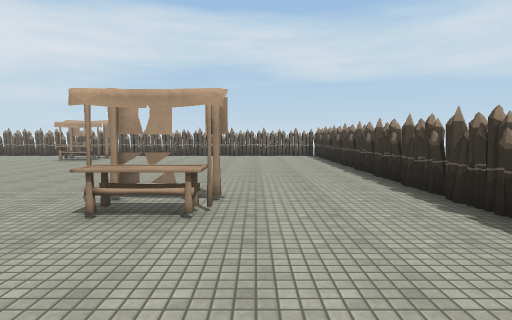
View 1 (above)

21 first-person views from a walk through a scene from a Unity 3-D project. The camera is 1.5 m above the floor, tilts 4° down and sees 75° across. The floor is counted in squares, 2 m on a side. Each view is taken from the middle of a square. On the plan, view 1 faces up. The plan holds only what a view shows up to about 11 squares ahead; the rest is blank. The place goes on beyond the plan. The player is left out. Some surface patterns are stand-ins.

View 2
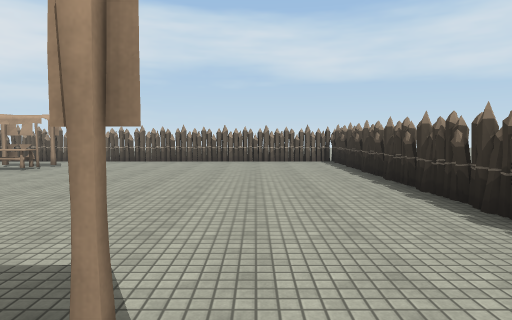

View 3
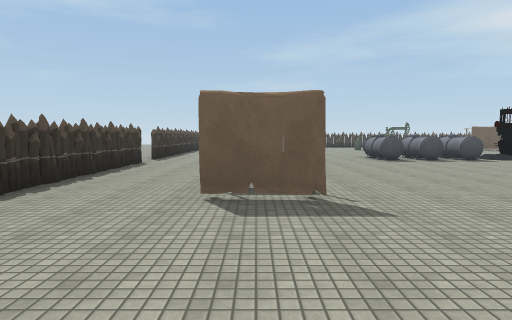

View 4
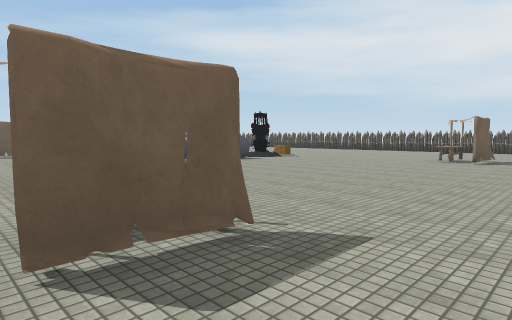

View 5
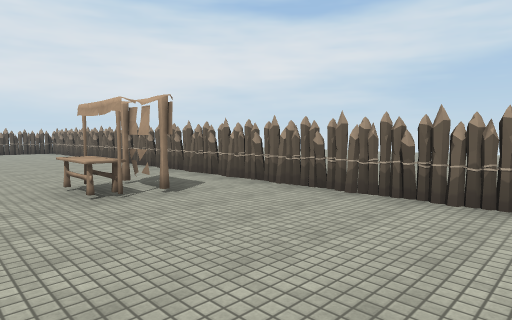

View 6
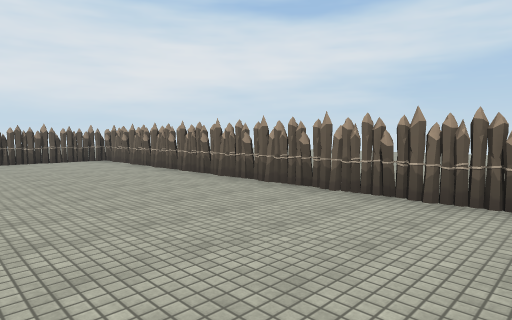

View 7
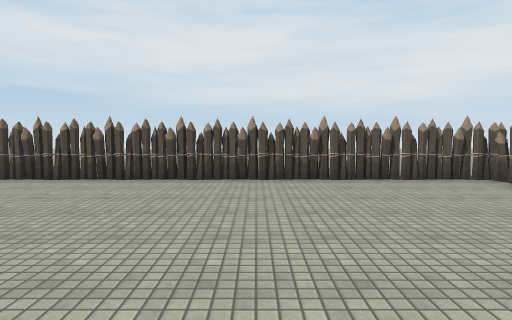

View 8
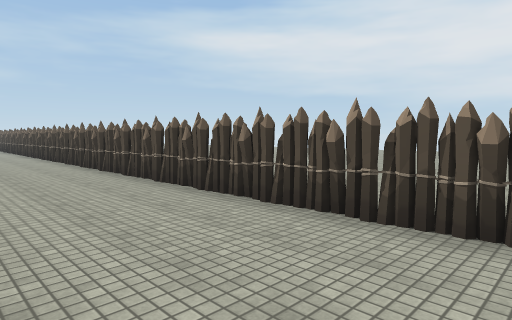

View 9
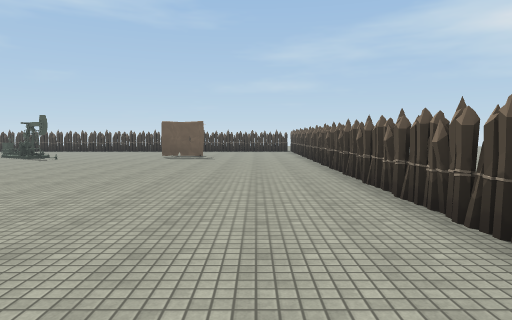

View 10
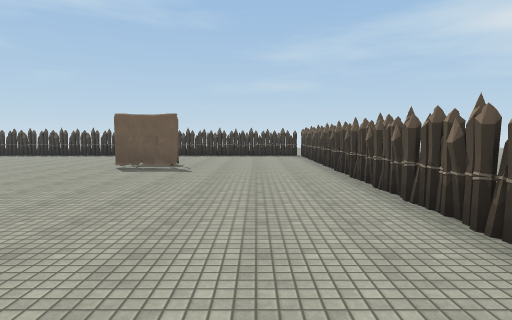

View 11
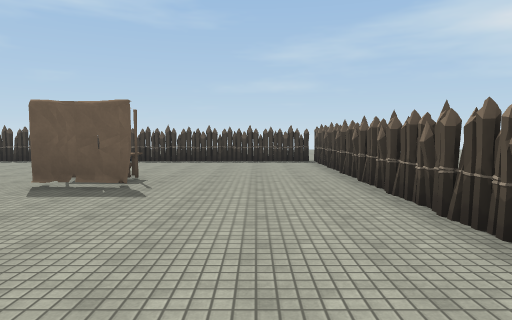

View 12
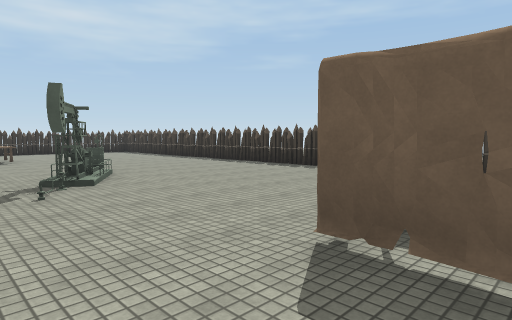

View 13
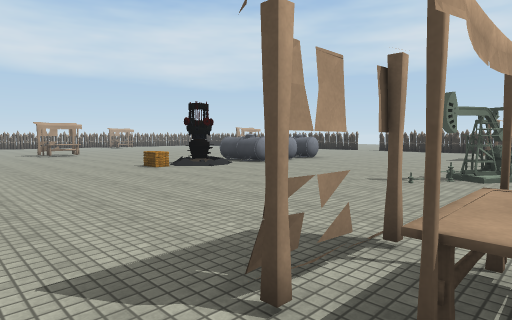

View 14
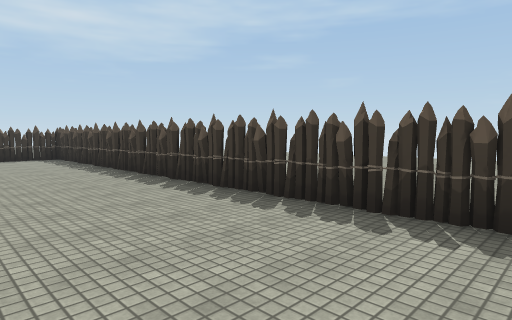

View 15
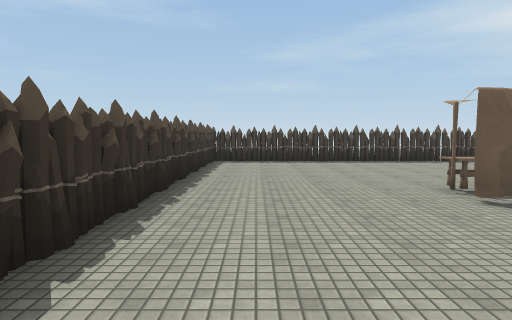

View 16
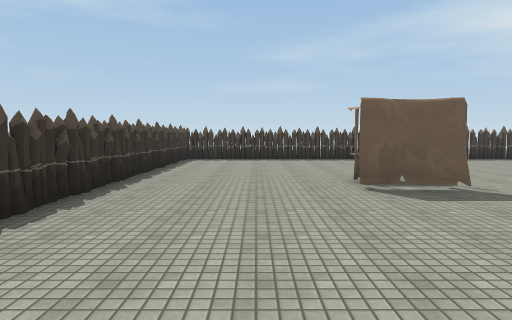

View 17
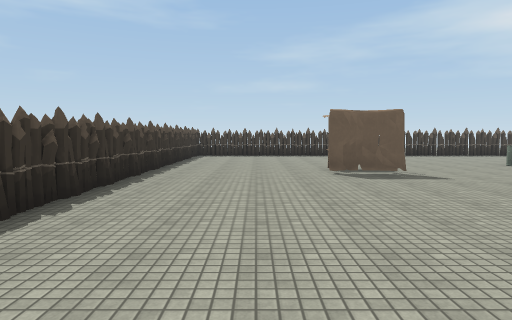

View 18
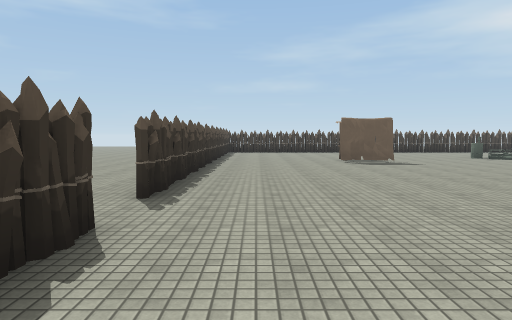

View 19
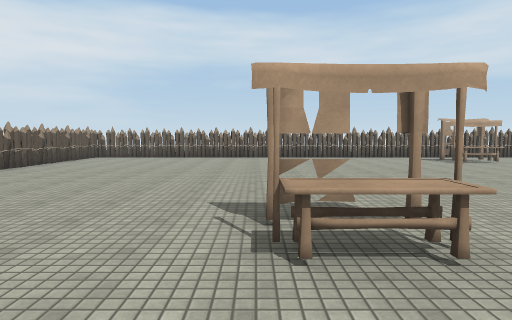

View 20
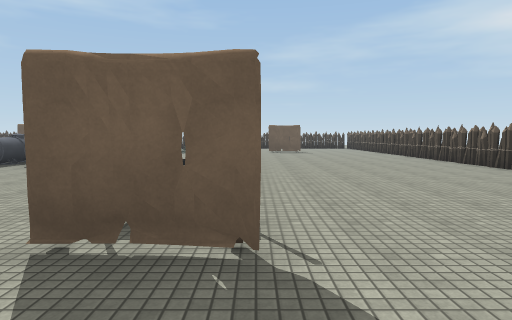

View 21
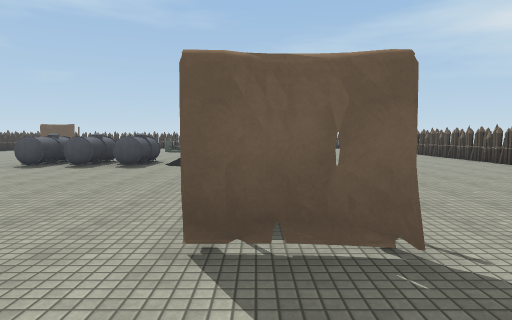

### Floor plan
Key: @ floor where view 1 was taken; # wall or solid block; . floor; / step, stairs or slope; C crate; O other object.
Columns run from 24 left of view 1 to 6 right of it. Each row starts with its distance up from view 1.
 13       #####################
 12       #...................#
 11       #...........##......#
 10       #...................#
  9       #...................#
  8       #...................#
  7  .....#...................#
  6  .....#....... ..  .......#
  5 ..... #...................#
  4 ..    #.....O#.........#..#
  3       #......O.........O..#
  2       #...................#
  1       #............... ...#
  0       #............... .@.#
 -1       #............... ...#
 -2       #.....................
 -3       #......CO/OO.O........
 -4       #.......O/OO.O......#..
 -5       #...................#..
 -6       #...................# .
 -7       #...................# ..
 -8       #...................# ..
 -9       #..............OO...#  ..
-10       #...OO....OO........#  ..
-11       #...OO..............#
-12       #...................#
-13       #..... .............#
-14       #.....  ............#
-15       #####################

Where each view was taken, in squares from view 1:
view 1: 0 up, 0 right, facing up
view 2: 3 up, 0 right, facing up
view 3: 8 up, 1 left, facing down
view 4: 6 up, 0 right, facing down-left
view 5: 9 up, 1 left, facing up-left
view 6: 9 up, 7 left, facing up-left
view 7: 9 up, 12 left, facing left
view 8: 8 up, 15 left, facing down-left
view 9: 2 up, 16 left, facing down
view 10: 2 down, 16 left, facing down
view 11: 5 down, 16 left, facing down
view 12: 8 down, 14 left, facing down-right
view 13: 11 down, 15 left, facing up-right
view 14: 12 down, 10 left, facing down-right
view 15: 5 down, 1 right, facing down
view 16: 4 down, 0 right, facing down
view 17: 2 down, 0 right, facing down
view 18: 1 up, 1 right, facing down
view 19: 1 up, 12 left, facing up
view 20: 6 up, 12 left, facing down
view 21: 6 up, 11 left, facing down
